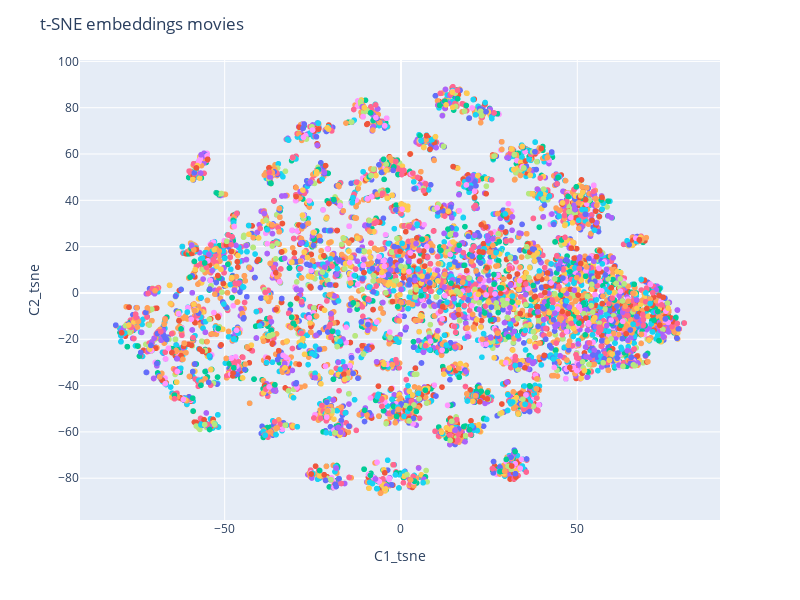

The code cell stored with this chart in its notebook:
### Code cell
fig = px.scatter(films, x='C1_tsne', y='C2_tsne', hover_name='title', color='genres')

fig.update_layout(
    width=800,  
    height=600,
    showlegend=False,
    title='t-SNE embeddings movies'
)

fig.show()
